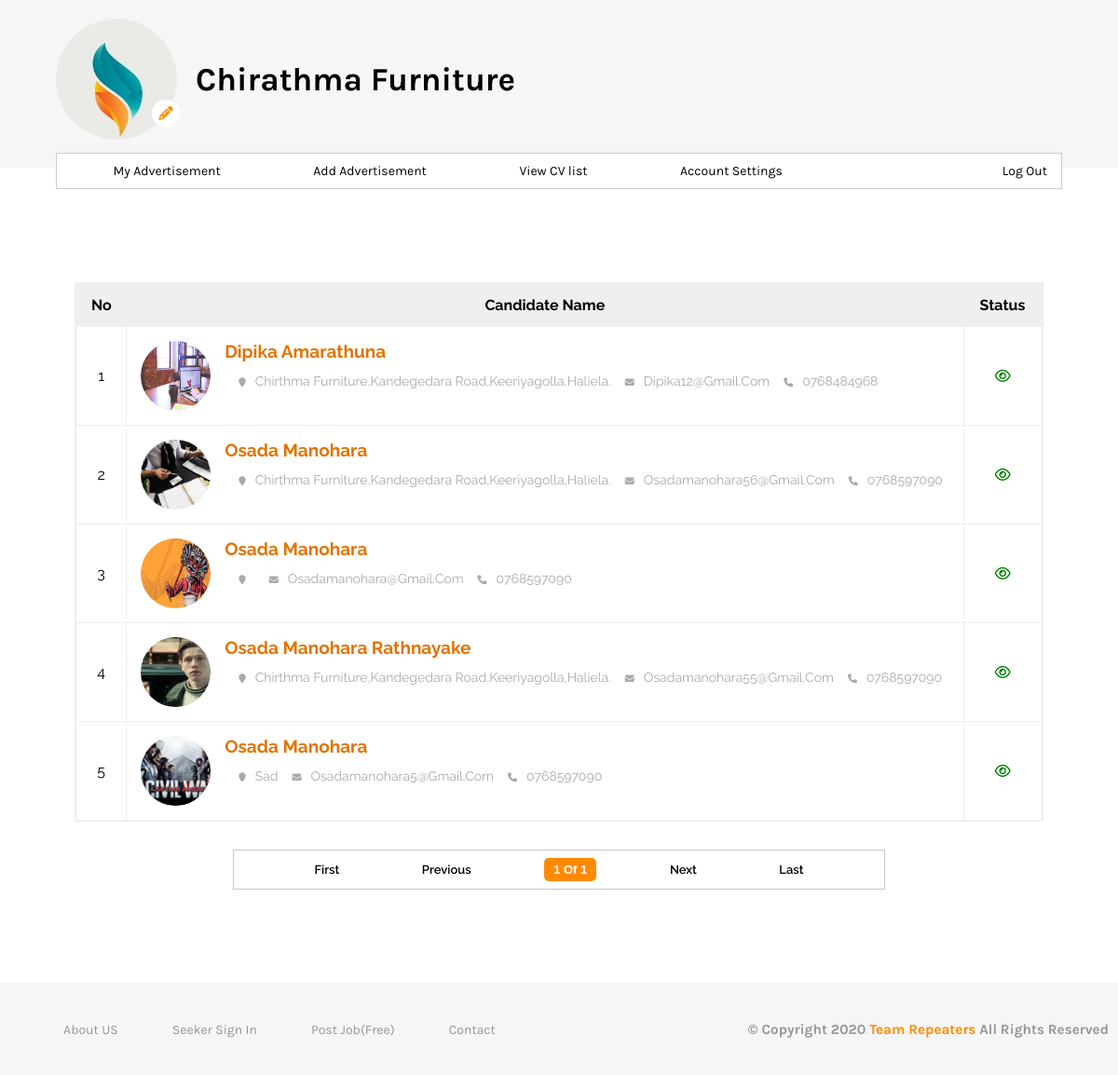
The app's page /providerdashboard-vcvl2.php?ad-no=19 (signed in) with its own data.
### tables this page shows
CREATE TABLE IF NOT EXISTS `job_apply` (
  `apply_no` int(11) NOT NULL AUTO_INCREMENT,
  `seeker_id` int(100) NOT NULL,
  `provider_id` varchar(100) NOT NULL,
  `ad_no` int(100) NOT NULL,
  PRIMARY KEY (`apply_no`),
  KEY `fk_job_ad` (`ad_no`),
  KEY `fk_provider_id` (`provider_id`),
  KEY `fk_seeker_id` (`seeker_id`)
);

CREATE TABLE IF NOT EXISTS `cv` (
  `user_id` int(200) NOT NULL,
  `first_name` varchar(200) DEFAULT NULL,
  `last_name` varchar(200) DEFAULT NULL,
  `title` varchar(200) DEFAULT NULL,
  `description` varchar(200) DEFAULT NULL,
  `email` varchar(200) DEFAULT NULL,
  `phone_number` varchar(20) DEFAULT NULL,
  `address` varchar(200) DEFAULT NULL,
  `birth_day` varchar(255) NOT NULL,
  `is_deleted` tinyint(2) NOT NULL DEFAULT '0',
  PRIMARY KEY (`user_id`)
);

### providerdashboard-vcvl2.php (the view, shortened to what this page needs)
<?php require_once("inc/connection.php"); ?>
<?php
	$company_name = $_SESSION["company_name"];
 ?>
 <?php
 		function seeker_profile_picture($seeker_id,$connection){
 			$seeker_id = $seeker_id;
 			$con=$connection;
 			$query_profile_pic = "SELECT is_image FROM seeker WHERE seeker_id={$seeker_id} AND is_deleted=0";
 			$profile_pic = mysqli_query($con,$query_profile_pic);
 			if ($profile_pic) {
 				$profile_result = mysqli_fetch_assoc($profile_pic);
 				if ($profile_result["is_image"]==1) {
 					return "<img src=\"imj/profile_pictures/seekers/" . $seeker_id . ".jpg\"  >";
 				}
 				else{
 				}
 			}
 		}
 		if (isset($_GET["ad-no"])) {
			 	$ad_no=$_GET["ad-no"];
			 	$query="SELECT count(seeker_id ) as total_rows FROM job_apply WHERE provider_id='{$_SESSION["company_registration_number"]}' AND ad_no = '{$ad_no}' ";
			 	$result_set=mysqli_query($connection,$query);
			 	$result=mysqli_fetch_assoc($result_set);
 				$total_rows = $result["total_rows"];
 				$rows_per_page=10;
 				if (isset($_GET['p'])) {
			 		$page_number=$_GET['p'];
			 	}
			 	else{
			 		$page_number=1;
			 	}
			 	$start=($page_number-1) * $rows_per_page;
			 	$query="SELECT seeker_id FROM job_apply WHERE provider_id='{$_SESSION["company_registration_number"]}' AND ad_no = '{$ad_no}' LIMIT $start, $rows_per_page";
			 	$result=mysqli_query($connection,$query);
			 		if ($result) {
						$cv_table ="";
						if(mysqli_num_rows($result)!=0){
							$cv_table = "<table>";
							$cv_table .= "<tr><th>No</th><th>Candidate Name</th><th>Status</th></tr>";
							$no=0;
							while ($ad=mysqli_fetch_assoc($result)) {
									$query="SELECT * FROM cv WHERE user_id='{$ad["seeker_id"]}' AND is_deleted = 0";
									$cv_result_set = mysqli_query($connection,$query);
										if ($cv_result_set) {
											if (mysqli_num_rows($cv_result_set)==1) {
												$seekers = mysqli_fetch_assoc($cv_result_set);
												$cv_table .="<tr><td>" . ($no+=1) . "</td><td><div class='pro-pic'>" . seeker_profile_picture($ad["seeker_id"],$connection) . "</div><div class='content'><h2>" . $seekers["first_name"] . " " . $seekers["last_name"] . "</h2><p><i class='fas fa-map-marker'></i>" . $seekers["address"] . "</p><p><i class='fas fa-envelope'></i>" . $seekers["email"] . "</p><p><i class='fas fa-phone'></i>" . $seekers["phone_number"] . "</p></div></td><td><a href=\"cvpreview.php?sid={$ad["seeker_id"]}&ad-no={$ad_no}\"><button><i class=\"far fa-eye\"></i></button></a></td></tr>";
											}
										}
										else{
											printf(mysqli_error($connection));
										}
							}
							$cv_table .= "</table>";
						}
						else{
							$cv_table .= "<div class ='empty' style='height:30vh;display:flex;justify-content:center;align-items:center'>";
								$cv_table .= "You have not received the application";
							$cv_table .= "</div>";
						}
			 		}
			 		else{
			 			header("location:providerdashboard-vcvl.php");
			 		}
	 	$first="<a href=\"providerdashboard-vcvl.php?p=1\">FIRST </a>";
	 	$last_page_no=ceil($total_rows / $rows_per_page);
	 	$last="<a href=\"providerdashboard-vcvl.php?p={$last_page_no}\">last</a>";
	 	if ($page_number >= $last_page_no) {
	 		$next="<a>Next</a>";
	 		$last="<a>Last</a>";
	 	}
	 	else{
	 		$next_page_number=$page_number+1;
	 		$next="<a href=\"providerdashboard-vcvl.php?p={$next_page_number}\">Next</a>";
	 	}
	 	if ($page_number == 1) {
	 		$previous="<a>previous</a>";
	 		$first="<a>first</a>";
	 	}
	 	else{
	 		$previous_page_number=$page_number-1;
	 		$previous="<a href=\"providerdashboard-vcvl.php?p={$previous_page_number}\">Previous</a>";
	 	}
	 		$page_nav = "<ul>";
		 	$page_nav .= "<li>" . $first . "</li>";
		 	$page_nav .= "<li>" . $previous . "</li>";
		 	$page_nav .="<li>" . $page_number . " Of " . $last_page_no . "</li>";
		 	$page_nav .= "<li>" . $next . "</li>";
		 	$page_nav .= "<li>" . $last . "</li>";
		 	$page_nav .= "</ul>";
	 	}
 ?>
<!DOCTYPE html>
<html lang="en">
<head>
	<link rel="stylesheet" href="css/provider_dashboard.css">
	<link rel="stylesheet" href="css/seekerdashboard-vsvl2.css">
	<link rel="stylesheet" href="css/media-queries/providerDashboard-header-media.css">
	<link rel="stylesheet" href="css/media-queries/provider_dashboard-vcvl2.css">
</head>
<body>
	<header>
		<div class="main">
			<div class="row">
				<div class="column">
					<div class="seeker-pic">
						<?php
							if ($_SESSION["is_image_pro"]==1) {
								echo "<img src=\"imj/profile_pictures/providers/" . $_SESSION["company_registration_number"] . ".jpg\"> ";
							}
							else{
								echo "<img src=\"imj/profile_pictures/default.jpg\">";
							}
						 ?>
					</div>
					<div class="upload-pro-pic">
						<a href="providerdashboard-ema.php"><button><i class="fas fa-pencil-alt"></i></button></a>
					</div>
				</div>
				<div class="column">
					<div class="seeker-name">
						<h2><?php echo $company_name; ?></h2>
					</div>
				</div>
			</div>
		</div>
	</header>
	<section>
		<div class="navi">
			<ul>
				<li><i class="fas fa-caret-down"></i><a href="providerdashboard-ea.php">My Advertisement</a></li>
				<li><i class="fas fa-caret-down"></i><a href="providerdashboard-aad.php">Add Advertisement</a></li>
				<li><i class="fas fa-caret-down"></i><a href="providerdashboard-vcvl.php">View CV list</a></li>
				<li class="drop-down"><i class="fas fa-caret-down"></i>Account Settings
				</li>
				<li><i class="fas fa-power-off"></i><a href="logout.php">Log Out</a></li>
			</ul>
		</div>
	</section>
	<div class="section">
			<div class="view-cv">
				<div class="row">
					<div class="table">
						<?php echo $cv_table; ?>
					</div>
				</div>
				<div class="row">
					<div class="next-link">
							<?php
								if (mysqli_num_rows($result)!=0) {
									echo '<div class="next-content">';
									echo $page_nav;
									echo '</div>';
								}
							?>
					</div>
				</div>
			</div>
	</div>
<footer>
	<?php require_once("inc/dashboard-small-footer.php"); ?>
</footer>
</body>
</html>

### css/provider_dashboard.css (style rules this page uses)
* { margin: 0; padding: 0; box-sizing: border-box; }
header { width: 100%; background-color: #f6f6f6; }
header .main { width: 1140px; margin: 0 auto; padding: 20px 0 30px; }
header .main .row { width: 100%; display: flex; align-items: center; font-family: "Karla", sans-serif; }
header .main .row .column:nth-child(1) { position: relative; width: 130px; height: 130px; margin-right: 20px; }
header .main .row .column:nth-child(2) { flex: 1; }
header .main .row .column:nth-child(1) .seeker-pic { width: 100%; height: 100%; border-radius: 50%; overflow: hidden; }
header .main .row .column:nth-child(1) .seeker-pic img { width: 100%; height: 100%; border-radius: 50%; }
header .main .row .column:nth-child(2) h2 { font-size: 35px; }
header .main .row .column:nth-child(1) .upload-pro-pic { position: absolute; bottom: 13px; right: -3px; }
header .main .row .column:nth-child(1) .upload-pro-pic button { width: 30px; height: 30px; background-color: #fff; border: none; border-radius: 50%; color: #ff8a00; font-size: 15px; line-height: 20px; outline: none; cursor: pointer; }
section { width: 100%; margin-top: -16px; }
section .navi { width: 1140px; margin: 0 auto; }
section .navi ul { width: 100%; padding: 5px 5px; list-style: none; border: 1px solid #cdcccc; background-color: #fff; }
section .navi ul li { position: relative; display: inline-block; width: auto; padding: 5px 10px; text-align: center; margin: 0 30px; font-family: "Karla", sans-serif; font-size: 14px; cursor: pointer; border-radius: 5px; transition: 0.5s; }
section .navi ul i { color: #fff; }
section .navi ul li a { font-family: "Karla", sans-serif; color: #000; text-decoration: none; font-size: 14px; transition: 0.5s; }
section .navi ul li.drop-down { transition: 0.5s ease-in; }
section .navi ul li:last-child { float: right; margin-right: 0; }
section .navi ul li i { margin-right: 8px; font-size: 12px; }
.section { z-index: -1; width: 1140px; margin: 100px auto; border: 1px solid #ddd; overflow: auto; transition: 0.3s ease-out 0.1s; }
footer { width: 100%; background-color: #f6f6f6; }

### css/seekerdashboard-vsvl2.css (style rules this page uses)
.section { overflow: initial; border: none; }
.section .view-cv { margin: 50px; }
.section .view-cv table { width: 100%; border-collapse: collapse; border: 2px solid #eee; font-family: "Raleway"; }
.section .view-cv table th { background-color: #c8c7c747; }
.section .view-cv table tr th { padding: 13px; }
.section .view-cv table tr td { border: 1px solid #eee; }
.section .view-cv table tr td .pro-pic { width: 75px; height: 75px; overflow: hidden; float: left; margin-right: 15px; border-radius: 50%; }
.section .view-cv table tr td .content h2 { font-size: 19px; text-transform: capitalize; color: #e27300; }
.section .view-cv table tr td .content p { display: inline-block; margin-top: 13px; margin-left: 15px; color: #aaa; font-size: 14px; text-transform: capitalize; }
.section .view-cv table tr td .content p i { display: inline-block; font-size: 10px; margin-right: 10px; color: #aaa; }
.section .view-cv table tr td .pro-pic img { width: 85px; height: 75px; }
.section .view-cv table tr td { text-align: center; padding: 15px; }
.section .view-cv table tr td:nth-child(2) { text-align: left; }
.section .view-cv table tr td button { text-align: center; background: none; border: none; cursor: pointer; color: green; font-size: 15px; outline: none; }
.section .row .next-link { margin: 30px 0 30px; }
.section .row .next-link .next-content { width: 700px; margin: 0 auto; border: 1px solid #ccc7c7; padding: 8px; }
.section .row .next-link .next-content ul { width: 100%; list-style: none; display: flex; justify-content: space-evenly; }
.section .row .next-link .next-content ul li { font-family: "Raleway", sans-serif; padding: 5px 10px; text-transform: capitalize; font-weight: 600; font-size: 13px; cursor: pointer; transition: 0.5s ease; }
.section .row .next-link .next-content ul li:nth-child(3) { font-family: sans-serif; background-color: #ff8a00; border-radius: 5px; color: #fff; }
.section .row .next-link .next-content ul li a { font-family: "Raleway", sans-serif; color: #000; text-transform: capitalize; text-decoration: none; font-weight: 600; font-size: 13px; }

### css/media-queries/providerDashboard-header-media.css (style rules this page uses)
@media screen and (max-width: 1208px) { header .main { width: 90%; } }
@media screen and (max-width: 1208px) { section .navi { width: 90%; } }

### records on screen
job_apply: no "1", shows a picture, cv.first_name "Dipika", cv.last_name "Amarathuna", cv.address "Chirthma Furniture,kandegedara Road,keeriyagolla,haliela.", cv.email "Dipika12@gmail.com", cv.phone_number "0768484968"
job_apply: no "2", shows a picture, cv.first_name "Osada", cv.last_name "Manohara", cv.address "Chirthma Furniture,kandegedara Road,keeriyagolla,haliela.", cv.email "Osadamanohara56@gmail.com", cv.phone_number "0768597090"
job_apply: no "3", shows a picture, cv.first_name "Osada", cv.last_name "Manohara", cv.email "Osadamanohara@gmail.com", cv.phone_number "0768597090"
job_apply: no "4", shows a picture, cv.first_name "Osada Manohara", cv.last_name "Rathnayake", cv.address "Chirthma Furniture,kandegedara Road,keeriyagolla,haliela.", cv.email "Osadamanohara55@gmail.com", cv.phone_number "0768597090"
job_apply: no "5", shows a picture, cv.first_name "Osada", cv.last_name "Manohara", cv.address "Sad", cv.email "Osadamanohara5@gmail.com", cv.phone_number "0768597090"

### other values on screen
$company_name "Chirathma Furniture"
$page_number "1"
$last_page_no "1"
